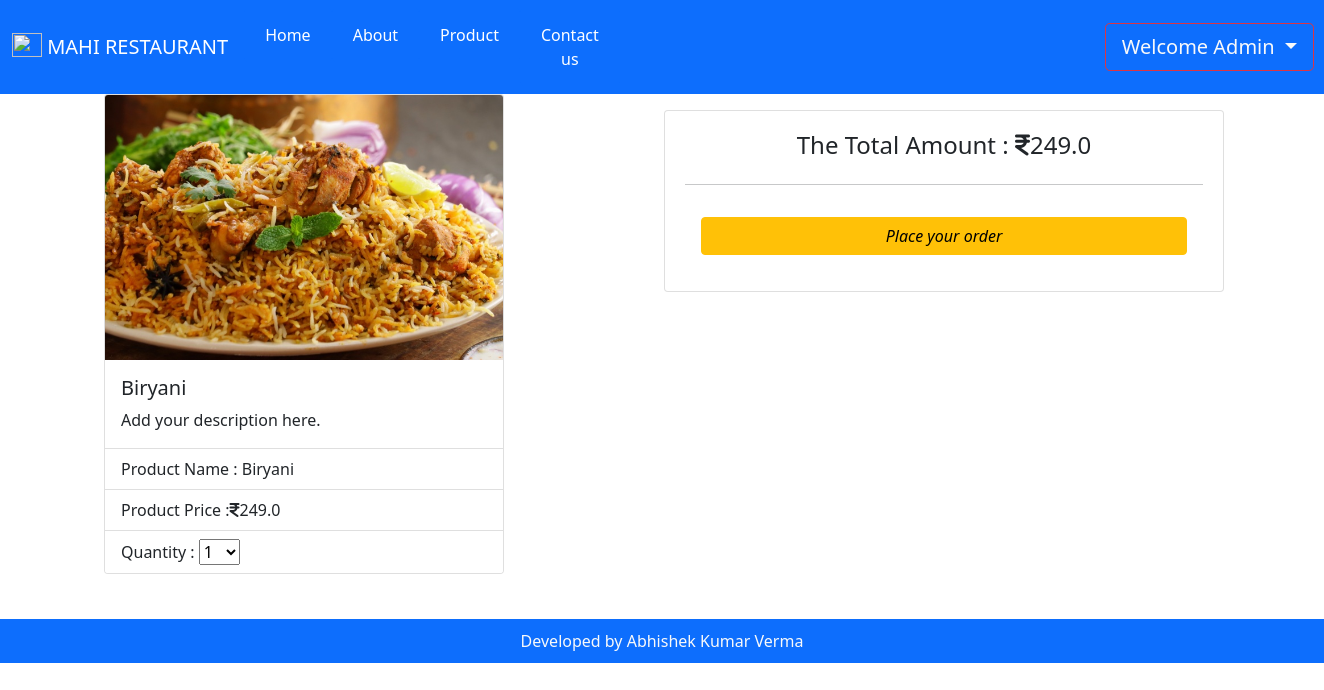
Page /view/14/ (signed in) on the committed database.
### home/models.py (models this page shows, shortened)
class Add_product(models.Model):
    name = models.CharField(max_length=122)
    img = models.FileField(upload_to="uploads/")
    price = models.FloatField()

### home/views.py (the view)
# urls.py: path("view/<int:pk>/",views.view,name = 'view'),
def view(request,pk):
    Add_products = Add_product.objects.get(id = pk)
    return render(request,'view.html',{'Add_products': Add_products})

### template/view.html (shortened to what this page needs)
{% extends 'base.html' %}
{% block body %}
<form method = "POST" action="/welcome">
<div class="container">
  <div class="row ">
    <div class="col ">
      <div class="card" style="width: 25rem;">
        <img src="{{Add_products.img.url}}" class="card-img-top" alt="...">
        <div class="card-body">
          <h5 class="card-title">{{Add_products.name}}</h5>
          <p class="card-text">Add your description here.</p>
        </div>
        <ul class="list-group list-group-flush">
          <li class="list-group-item" name = 'product_name'>Product Name : {{Add_products.name}}</li>
          <li class="list-group-item" name = 'product_price'>Product Price :<i class="fa fa-inr "> </i>{{Add_products.price}}</li>
          <li class="list-group-item">
            Quantity :
            <select name = "quantity" onChange="qantityChange(event)">
              <option>1</option>
            </select>
          </li>
        </ul>
      </div>
    </div>
    <div class="col row-cols-1 row-cols-sm-2 row-cols-md-3 g-3 ">
      <div class="col ">
        <div class="card text-center" style="width: 35rem; padding:20px; ">
          <h4>The Total Amount : <i class="fa fa-inr "> </i><span id="grandTotal">{{Add_products.price}}</span></h4>
          <hr>
          {% if user.is_authenticated %}
          <div class="card-body">
            <div class="d-grid gap-2">
              <button class="btn btn-warning" onclick="submitOrder()" type="submit"><a
                  style="text-decoration: none; color : black" href='/welcome'><i> Place your order</i> </a></button>
            </div>
          </div>
          {% endif %}
        </div>
      </div>
    </div>
  </div>
</div>
</form>
{% endblock body %}

### template/base.html (shortened to what this page needs)
<!doctype html>
<html lang="en">
<head>
  <link rel="stylesheet" href="https://cdnjs.cloudflare.com/ajax/libs/font-awesome/4.7.0/css/font-awesome.min.css">
  <link href="https://cdn.jsdelivr.net/npm/bootstrap@5.1.1/dist/css/bootstrap.min.css" rel="stylesheet"
>
</head>
<body>
  <nav class="navbar navbar-expand-lg navbar-dark bg-primary">
    <div class="container-fluid">
      <a class="navbar-brand" href="/">
        <img
          src="https://images.template.net/wp-content/uploads/2017/01/24173735/Food-Business-Service-Logo.jpg?width=600"
          alt="" width="30" height="24" class="d-inline-block align-text-top">
        MAHI RESTAURANT
      </a>
      <div class="collapse navbar-collapse" id="navbarSupportedContent">
        <ul class="navbar-nav me-auto mb-2 mb-lg-0">
          <li class="nav-item">
            <button type="button" class="btn btn-primary navbar-btn"> <a style="color:white" class="nav-link "
                aria-current="page" href="/">Home</a> </button>
          </li>
          <li class="nav-item">
            <button type="button" class="btn btn-primary navbar-btn"><a style="color:white" class="nav-link"
                href="/about">About</a></button>
          </li>
          <li class="nav-item ">
            <button type="button" class="btn btn-primary navbar-btn"><a style="color:white" class="nav-link"
                href="/product">Product</a> </button>
          </li>
          <li class="nav-item ">
            <button type="button" class="btn btn-primary navbar-btn"> <a style="color:white" class="nav-link "
                href="/Contact">Contact us</a> </button>
          </li>
          <li class="nav-item ">
            {% if user.is_authenticated %}
          <li style = "margin-left:485px" class="nav-item dropdown my-auto ">
            <a class=" btn btn-outline-danger btn-lg dropdown-toggle text-light " href="#" id="navbarDropdown" role="button "
              data-bs-toggle="dropdown" aria-expanded="false">
              Welcome {{request.user.first_name}} </a>
          </li>
          {% endif %}
          </li>
        </ul>
      </div>
    </div>
  </nav>
  {% block body %}{% endblock body %}
  <footer class="text-center bg-primary text-light ">
    Developed by Abhishek Kumar Verma
  </footer>
</body>
</html>

### template/base.html (style rules this page uses)
footer { position: relative; padding: 10px; margin-top: 45px; }

### rows in the picture
Add_product: img (picture), name "Biryani", price "249.0"

### other values in the picture
{{ request.user.first_name }} "Admin"
